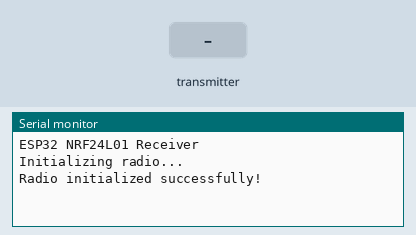
This sketch was run on a simulated ESP32. Shown: the last lines printed to the serial monitor. The test bench sets the inputs (shaded band). No radio packets arrive unless stated.

Above: at 6.2 s.
6.3 s: the transmitter starts sending data.0 = 0
At 6.37 s:
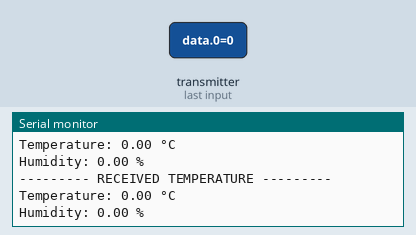
7.8 s: the transmitter starts sending data.1 = 25
At 7.87 s:
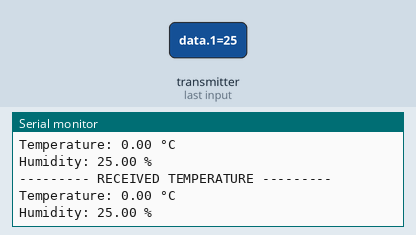
9.3 s: the transmitter starts sending data.0 = 25
10.8 s: the transmitter starts sending data.1 = 50
At 10.87 s:
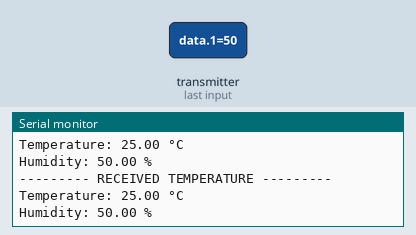
Timing chart, 0 to 13.3 s (numbered marks = the images above; inputs shaded):
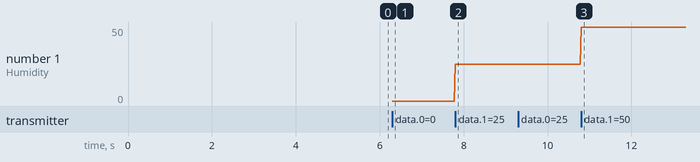

The sketch:

esp32_temperature_publisher.ino
```cpp
#include <SPI.h>
#include <nRF24L01.h>
#include <RF24.h>

// Define nRF24L01 pins
#define CE_PIN 4  // GPIO4 (D4)
#define CSN_PIN 5 // GPIO5 (D5)

// Create an RF24 object
RF24 radio(CE_PIN, CSN_PIN);

// Define the address (must match on both transmitter and receiver)
const uint64_t address = 0xF0F0F0F0E1LL;
float data[2];
unsigned long lastReceiveTime = 0;

void setup() {
  delay(5000);
  Serial.begin(115200);

  while (!Serial) delay(5000);  // Wait for serial to initialize
  Serial.println("\nESP32 NRF24L01 Receiver");

  Serial.println("Initializing radio...");
  if (!radio.begin()) {
    Serial.println("Radio hardware not responding!");
    while (1) {
      delay(300);
    }
  }

  Serial.println("Radio initialized successfully!");
  radio.openReadingPipe(0, address);
  radio.setPALevel(RF24_PA_LOW, 0);
  radio.setDataRate(RF24_1MBPS);
  radio.printDetails();
  radio.startListening();  // Start listening right away
  lastReceiveTime = millis();
}

void loop() {
  if (radio.available()) {
    radio.read(&data, sizeof(data));
    lastReceiveTime = millis();

    // Validate data before displaying
    if (isnan(data[0]) || isnan(data[1])) {
      Serial.println("Received invalid data");
    } else {
      Serial.println("\n--------- RECEIVED TEMPERATURE ---------");
      Serial.print("Temperature: ");
      Serial.print(data[0]);
      Serial.println(" °C");
      Serial.print("Humidity: ");
      Serial.print(data[1]);
      Serial.println(" %");
    }
  }

  // Show timeout if no data received for a long time
  if (millis() - lastReceiveTime > 20000 && lastReceiveTime > 0) {
    Serial.println("No data received for 1 minute");
    lastReceiveTime = millis();  // Reset to avoid repeated messages
  }
}
```

Measured:
- after the input at 6.3 s, the serial monitor: prints a new line at once (image 1)
- after the input at 7.8 s, the serial monitor: prints a new line at once (image 2)
- after the input at 10.8 s, the serial monitor: prints a new line at once (image 3)
- plotted number 1: 0 → 25 after the input at 7.8 s, 25 → 50 after the input at 10.8 s
